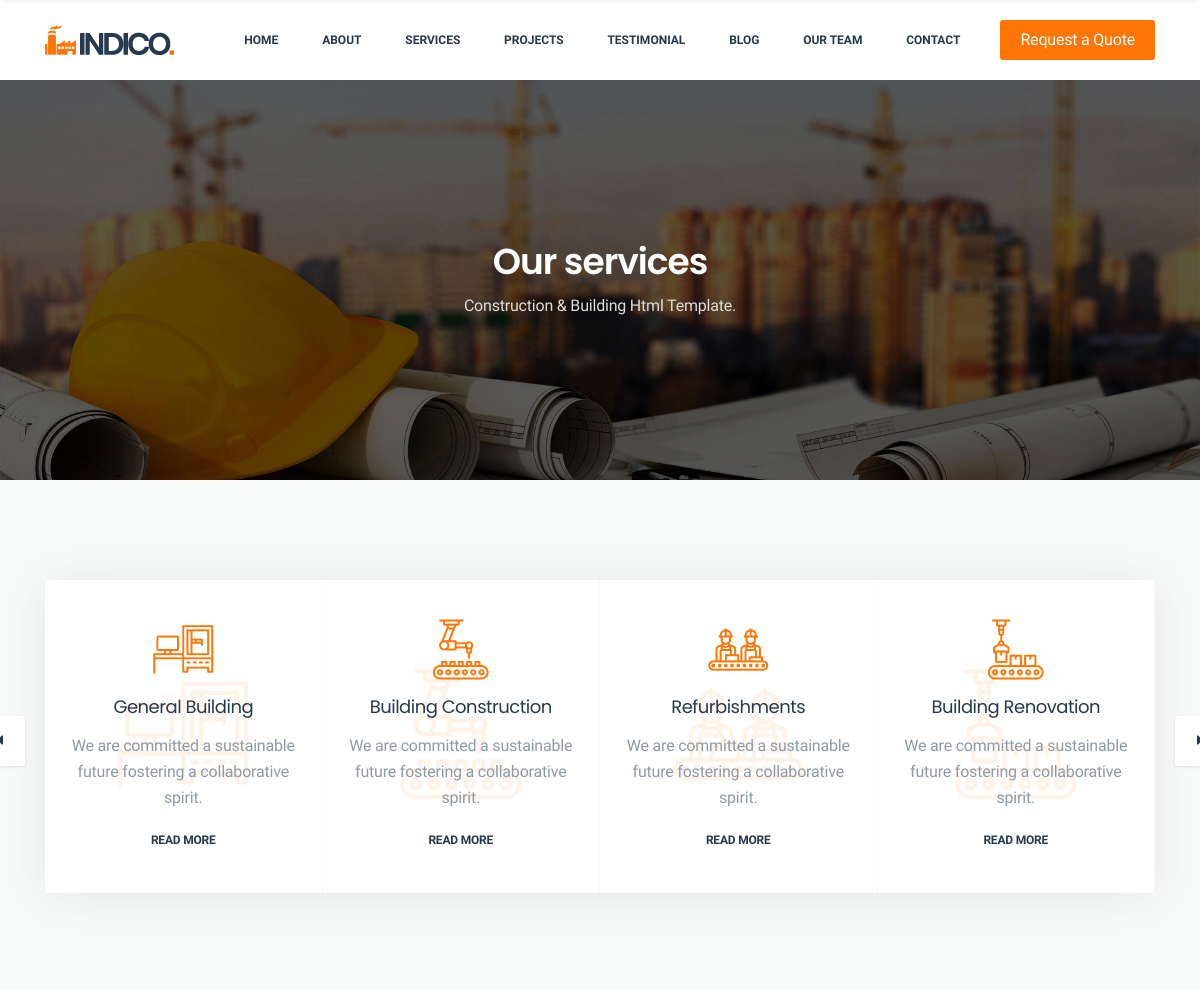
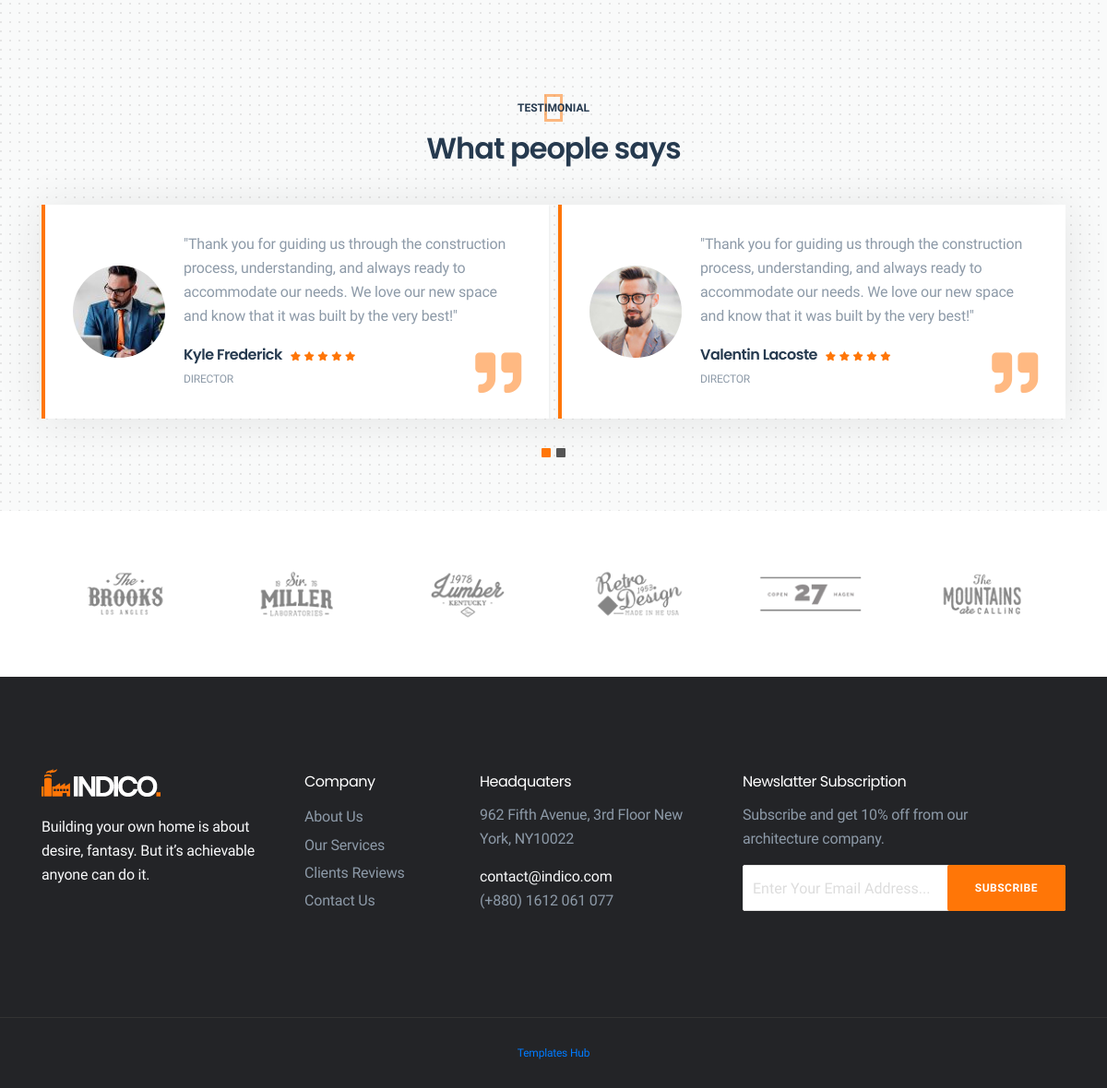
The app's page /service/ with its own data (2 pictures, top to bottom).
### home/models.py (models this page shows, shortened)
class Settings(models.Model):
    title = models.CharField(max_length=100)
    header_logo = models.ImageField(upload_to='Logo', blank=True)
    footer_logo =models.ImageField(upload_to='Logo', blank=True)
    favicon =models.ImageField(upload_to='Logo', blank=True)
    description = models.TextField(blank=True)
    company = models.CharField(max_length=50)
    address = models.TextField(blank=True)
    phone = models.CharField(max_length=20, blank=True)
    email = models.EmailField(blank=True)
    facebook = models.URLField(max_length=200, blank=True)
    created_at = models.DateTimeField(auto_now_add=True)
    updated_at = models.DateTimeField(auto_now=True)

### service/models.py (models this page shows, shortened)
class Service(models.Model):
    title = models.CharField(max_length=255)
    description = models.TextField()
    icon_name = models.CharField(max_length=50)

### service/views.py (the view)
# urls.py: path('', views.ServiceView.as_view(), name='service'),
class ServiceView(TemplateView):
    template_name = 'service/service.html'
    def get_context_data(self, **kwargs):
        context = super().get_context_data(**kwargs)
        context['services'] = Service.objects.all()
        return context

### home/context_processors.py (called while the page is built)
def my_settings(request):
    info = Settings.objects.first()
    return {'info':info}

### templates/service/service.html (shortened to what this page needs)
{% extends 'base.html' %}
{% load static %}
{% block main_content %}
<section class="page-header padding">
    <div class="container">
        <div class="page-content text-center">
            <h2>Our services</h2>
            <p>Construction & Building Html Template.</p>
        </div>
    </div>
</section>
<section class="service-section bg-grey padding">
    <div class="container">
        <div class="row">
            <div class="col-lg-12">
                <div id="service-carousel" class="service-carousel box-shadow owl-carousel">
                    {% for service in services %}
                    <div class="service-item">
                        <div class="service-icon">
                            <i class="flaticon-{{ service.icon_name }}"></i>
                        </div>
                        <h3>{{ service.title }}</h3>
                        <p>{{ service.description }}</p>
                        <a href="#" class="read-more">Read More</a>
                        <div class="overlay-icon">
                            <i class="flaticon-{{ service.icon_name }}"></i>
                        </div>
                    </div>
                    {% endfor %}
                </div>
            </div>
        </div>
    </div>
</section>
<section class="testimonial-section bg-grey padding">
    <div class="dots"></div>
    <div class="container">
        <div class="section-heading text-center mb-40 wow fadeInUp" data-wow-delay="100ms">
            <span>Testimonial</span>
            <h2>What people says</h2>
        </div>
        <div id="testimonial-carousel" class="testimonial-carousel box-shadow owl-carousel">
            <div class="testi-item d-flex align-items-center">
                <img src="img/testi-1.jpg" alt="img">
                <div class="testi-content">
                    <p>"Thank you for guiding us through the construction process, understanding, and always ready to
                        accommodate our needs. We love our new space and know that it was built by the very best!"</p>
                    <h3>Kyle Frederick</h3>
                    <ul class="rattings">
                        <li><i class="fa fa-star"></i></li>
                        <li><i class="fa fa-star"></i></li>
                        <li><i class="fa fa-star"></i></li>
                        <li><i class="fa fa-star"></i></li>
                        <li><i class="fa fa-star"></i></li>
                    </ul>
                    <span>Director</span>
                </div>
                <i class="fa fa-quote-right"></i>
            </div>
            <div class="testi-item d-flex align-items-center">
                <img src="img/testi-2.jpg" alt="img">
                <div class="testi-content">
                    <p>"Thank you for guiding us through the construction process, understanding, and always ready to
                        accommodate our needs. We love our new space and know that it was built by the very best!"</p>
                    <h3>Valentin Lacoste</h3>
                    <ul class="rattings">
                        <li><i class="fa fa-star"></i></li>
                        <li><i class="fa fa-star"></i></li>
                        <li><i class="fa fa-star"></i></li>
                        <li><i class="fa fa-star"></i></li>
                        <li><i class="fa fa-star"></i></li>
                    </ul>
                    <span>Director</span>
                </div>
                <i class="fa fa-quote-right"></i>
            </div>
        </div>
    </div>
</section>
<div class="sponsor-section">
    <div class="container">
        <div id="sponsor-carousel" class="sponsor-carousel owl-carousel">
            <div class="sponsor-item">
                <img src="img/sponsor1.png" alt="sponsor">
            </div>
            <div class="sponsor-item">
                <img src="img/sponsor2.png" alt="sponsor">
            </div>
            <div class="sponsor-item">
                <img src="img/sponsor3.png" alt="sponsor">
            </div>
            <div class="sponsor-item">
                <img src="img/sponsor4.png" alt="sponsor">
            </div>
            <div class="sponsor-item">
                <img src="img/sponsor5.png" alt="sponsor">
            </div>
            <div class="sponsor-item">
                <img src="img/sponsor6.png" alt="sponsor">
            </div>
        </div>
    </div>
</div>
{% endblock main_content %}

### templates/header.html (shortened to what this page needs)
<header class="header">
    <div class="primary-header">
        <div class="container">
            <div class="primary-header-inner">
                <div class="header-logo">
                    <a href="#">
                        {% if info.header_logo %}
                        <img src="{{ info.header_logo.url }}" alt="Indico">
                        {% endif %}
                    </a>
                </div>
                <div class="header-menu-wrap">
                    <ul class="dl-menu">
                        <li><a href="{% url 'home:home' %}">Home</a></li>
                        <li><a href="{% url 'about:about-us' %}">About</a></li>
                        <li><a href="{% url 'service:service' %}">Services</a></li>
                        <li><a href="{% url 'service:service' %}">Projects</a></li>
                        <li><a href="testimonial.html">Testimonial</a></li>
                        <li><a href="{% url 'service:service' %}">Blog</a></li>
                        <li><a href="team.html">Our Team</a></li>
                        <li><a href="contact.html">Contact</a></li>
                    </ul>
                </div>
                <div class="header-right">
                    <a class="menu-btn" href="#">Request a Quote</a>
                </div>
            </div>
        </div>
    </div>
</header>

### templates/footer.html (shortened to what this page needs)
<section class="widget-section padding">
    <div class="container">
        <div class="row">
            <div class="col-lg-3 col-sm-6 sm-padding">
                <div class="widget-content">
                    <a href="#">
                        {% if info.footer_logo %}
                        <img src="{{ info.footer_logo.url }}" alt="Indico">
                        {% endif %}
                    <p class="text-light">{{ info.description }}</p>
                </div>
            </div>
            <div class="col-lg-2 col-sm-6 sm-padding">
                <div class="widget-content">
                    <h4>Company</h4>
                    <ul class="widget-links">
                        <li><a href="#">About Us</a></li>
                        <li><a href="#">Our Services</a></li>
                        <li><a href="#">Clients Reviews</a></li>
                        <li><a href="#">Contact Us</a></li>
                    </ul>
                </div>
            </div>
            <div class="col-lg-3 col-sm-6 sm-padding">
                <div class="widget-content">
                    <h4>Headquaters</h4>
                    <p>{{ info.address }}</p>
                    <span><a class="text-light" href="mailto:{{ info.email }}">{{ info.email }}</a></span>
                    <span>{{ info.phone }}</span>
                </div>
            </div>
            <div class="col-lg-4 col-sm-6 sm-padding">
                <div class="widget-content">
                    <h4>Newslatter Subscription</h4>
                    <p>Subscribe and get 10% off from our <br>architecture company.</p>
                    <div class="subscribe-box clearfix">
                        <div class="subscribe-form-wrap">
                            <form action="#" class="subscribe-form">
                                <input type="email" name="email" id="subs-email" class="form-input"
                                       placeholder="Enter Your Email Address...">
                                <button type="submit" class="submit-btn">Subscribe</button>
                            </form>
                        </div>
                    </div>
                </div>
            </div>
        </div>
    </div>
</section>
<footer class="footer-section align-center">
    <div class="container">
        <p><a href="templateshub.net">Templates Hub</a></p>
    </div>
</footer>

### records on screen
Settings: header_logo (picture), footer_logo (picture), description "Building your own home is about desire, fantasy. But it’s achievable anyone can do it.", address "962 Fifth Avenue, 3rd Floor New York, NY10022", email "contact@indico.com", phone "(+880) 1612 061 077"
Service: title "General Building", description "We are committed a sustainable future fostering a collaborative spirit."
Service: title "Building Construction", description "We are committed a sustainable future fostering a collaborative spirit."
Service: title "Refurbishments", description "We are committed a sustainable future fostering a collaborative spirit."
Service: title "Building Renovation", description "We are committed a sustainable future fostering a collaborative spirit."
